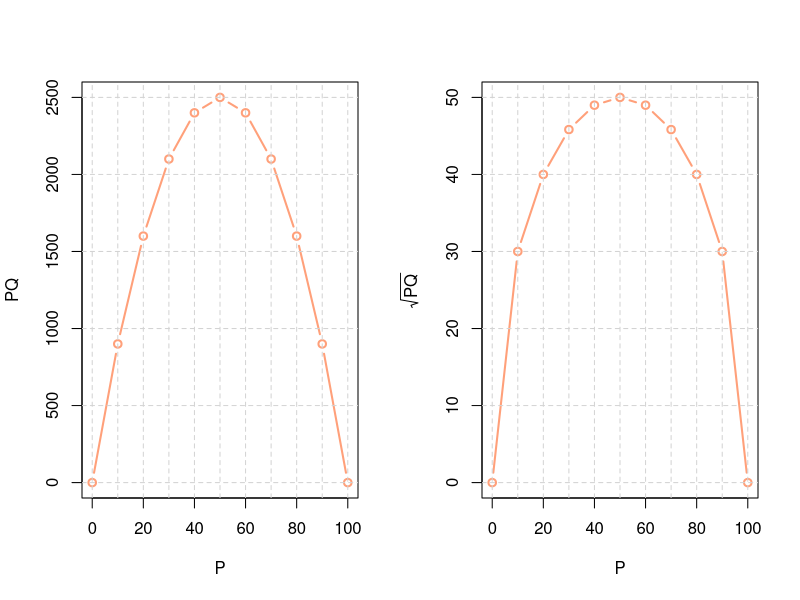
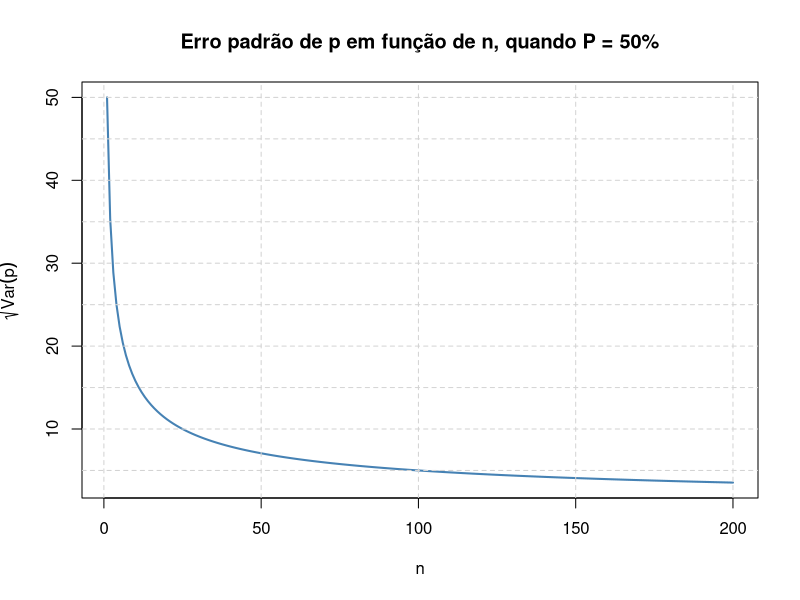
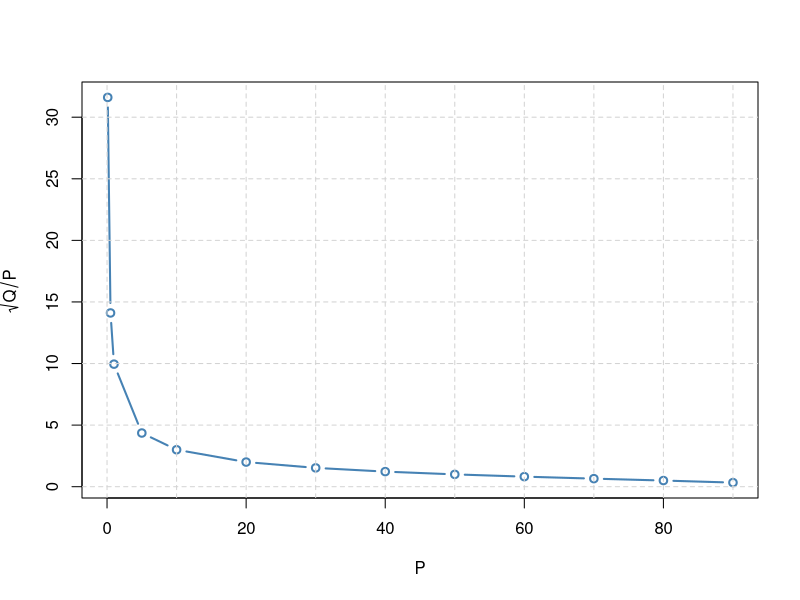
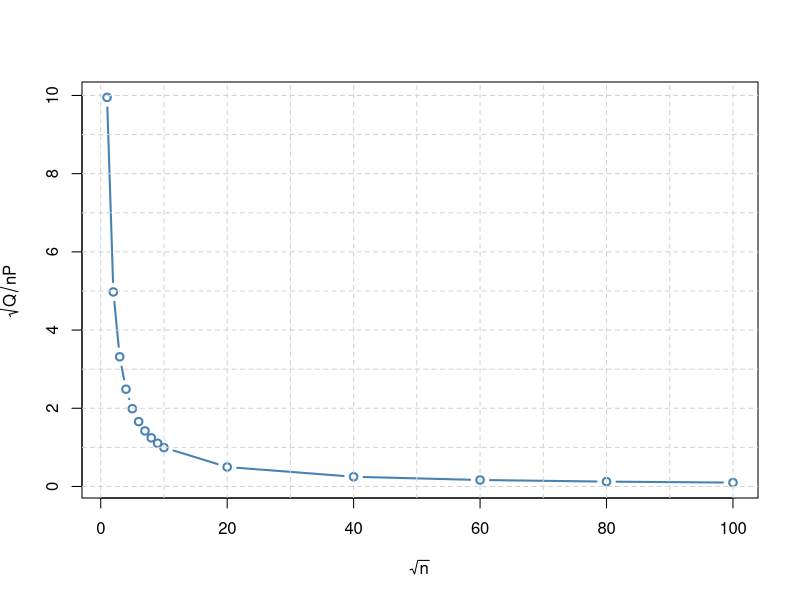
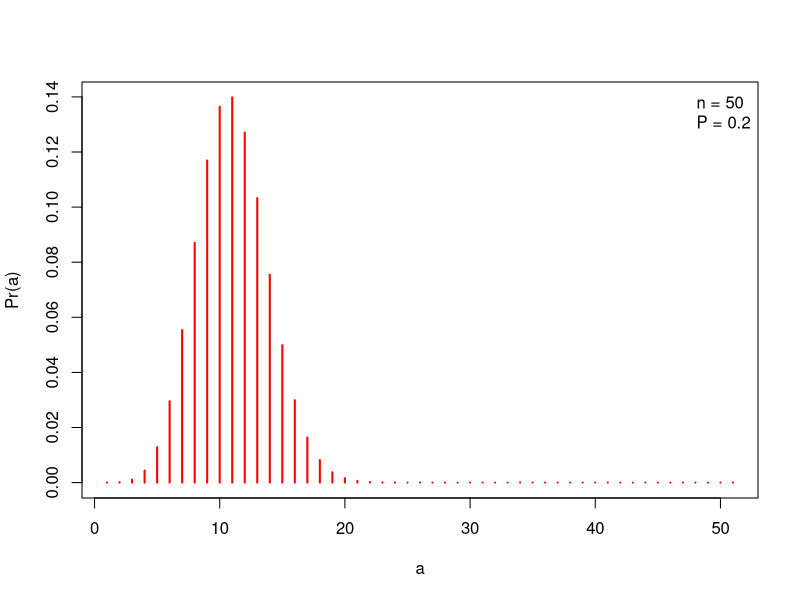
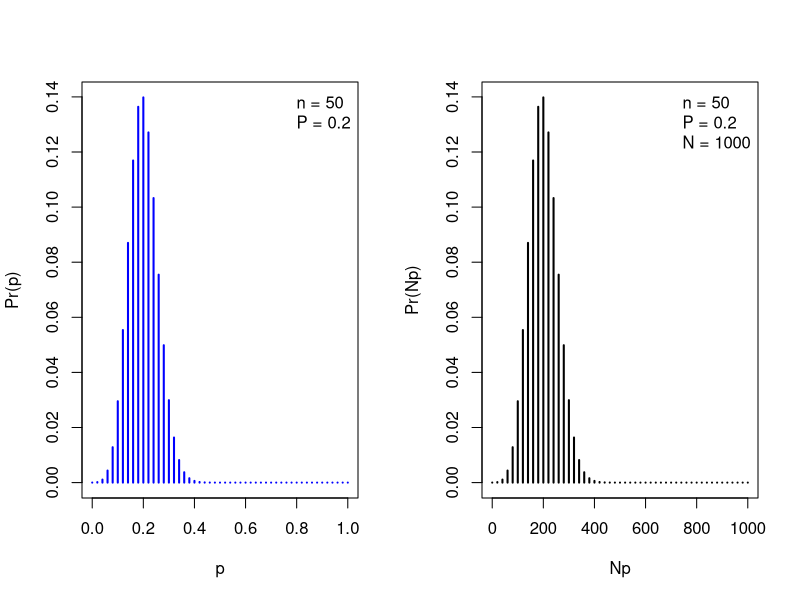
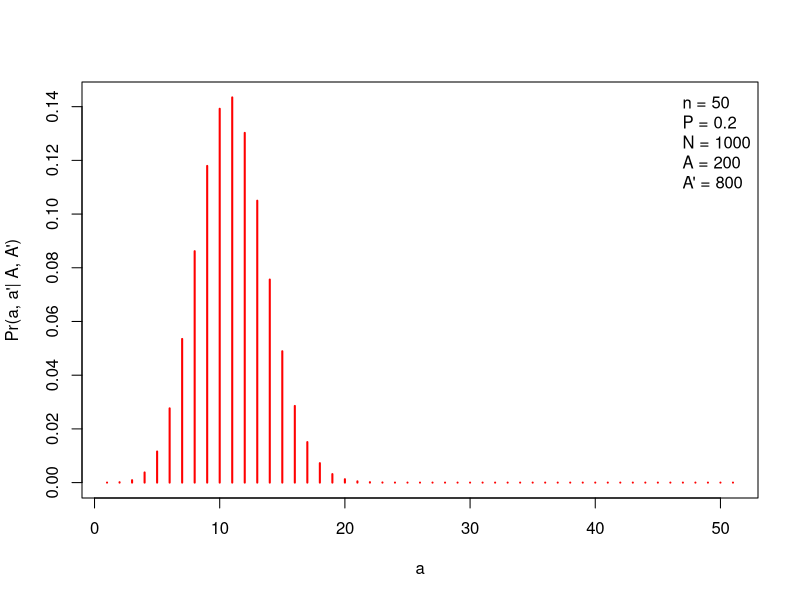
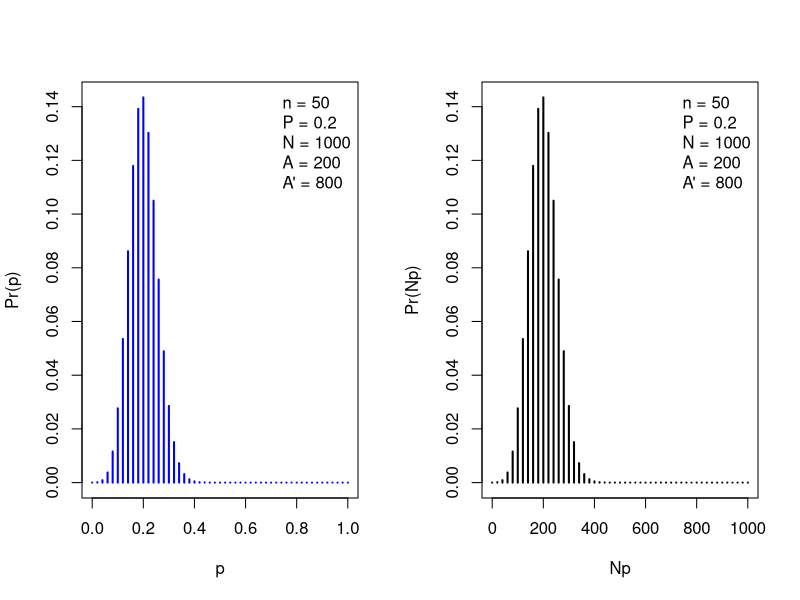

These figures' R source, in order:
## ----echo=FALSE, eval=TRUE, message=FALSE, warning=FALSE, fig.align='center', out.width='100%'----

P <- seq(from = 0, to = 100, by = 10)
Q <- 100 - P
PQ <- P*Q
sqrtPQ <- sqrt(PQ)

par(mfrow = c(1,2))
plot(P, PQ, type = "b", lwd = 2, col = "lightsalmon")
abline(h = seq(0, 2500, by = 500), v = P, col = "lightgrey", lty = 2)
plot(P, sqrtPQ, type = "b", lwd = 2, col = "lightsalmon", ylab = expression(sqrt(PQ)))
abline(h = seq(0, 50, by = 10), v = P, col = "lightgrey", lty = 2)
par(mfrow = c(1,1))



## ----echo=FALSE, eval=TRUE, message=FALSE, warning=FALSE, fig.align='center', out.width='100%'----

n <- 1:200
P <- 50
Q <- 100 - P
ep <- sqrt((P*Q)/n)

plot(n, ep,
     type = "l",
     lwd = 2,
     col = "steelblue",
     ylab = expression(sqrt(hat(Var)(p))),
     main = "Erro padrão de p em função de n, quando P = 50%")
abline(h = seq(0, 50, by = 5), v = seq(0, 200, by = 50), col = "lightgrey", lty = 2)



## ----echo=FALSE, eval=TRUE, message=FALSE, warning=FALSE, fig.align='center', out.width='100%'----

P <- c(0, 0.1, 0.5, 1, 5, seq(from = 10, to = 90, by = 10))
Q <- 100 - P
cv <- sqrt(Q/P)

plot(P, cv,
     type = "b",
     lwd = 2,
     col = "steelblue",
     ylab = expression(sqrt(Q/P)))
abline(h = seq(0, 30, by = 5),
       v = seq(from = 0, to = 90, by = 10),
       col = "lightgrey", lty = 2)



## ----echo=FALSE, eval=TRUE, message=FALSE, warning=FALSE, fig.align='center', out.width='100%'----

raiz.n <- c(1:10, seq(20, 100, by = 20))
P <- 1
Q <- 100 - P
cv <- sqrt(Q/P) * (1/raiz.n)

plot(raiz.n, cv,
     type = "b",
     lwd = 2,
     col = "steelblue",
     xlab = expression(sqrt(n)),
     ylab = expression(sqrt(Q/nP)))
abline(h = seq(0, 10, by = 1),
       v = seq(from = 0, to = 100, by = 10),
       col = "lightgrey", lty = 2)





## ----echo=FALSE, eval=TRUE, message=FALSE, warning=FALSE, fig.align='center', out.width='100%'----

plot(dbinom(x = 0:50, size = 50, prob = 0.2),
     type = "h",
     lwd = 2,
     col = "red",
     xlab = "a",
     ylab = "Pr(a)")
legend("topright", legend = c("n = 50", "P = 0.2"), bty = "n")



## ----echo=FALSE, eval=TRUE, message=FALSE, warning=FALSE, fig.align='center', out.width='80%'----

par(mfrow = c(1,2))

plot(x = (0:50)/50,
  y = dbinom(x = 0:50, size = 50, prob = 0.2),
     type = "h",
  lwd = 2,
     col = "blue",
     xlab = "p",
     ylab = "Pr(p)")
legend("topright", legend = c("n = 50", "P = 0.2"), bty = "n")

plot(x = (1000*(0:50))/50,
     y = dbinom(x = 0:50, size = 50, prob = 0.2),
     lwd = 2,
     type = "h",
     col = "black",
     xlab = "Np",
     ylab = "Pr(Np)")
legend("topright", legend = c("n = 50", "P = 0.2", "N = 1000"), bty = "n")

par(mfrow = c(1,1))





## ----echo=FALSE, eval=TRUE, message=FALSE, warning=FALSE, fig.align='center', out.width='100%'----

plot(dhyper(k = 50, m = 200, n = 800, x = 0:50),
     type = "h",
     lwd = 2,
     col = "red",
     xlab = "a",
     ylab = "Pr(a, a'| A, A')")
legend("topright",
       legend = c("n = 50", "P = 0.2", "N = 1000", "A = 200", "A' = 800"),
       bty = "n")



## ----echo=FALSE, eval=TRUE, message=FALSE, warning=FALSE, fig.align='center', out.width='100%'----

par(mfrow = c(1,2))

plot(x = (0:50)/50,
     y = dhyper(k = 50, m = 200, n = 800, x = 0:50),
     type = "h",
     lwd = 2,
     col = "blue",
     xlab = "p",
     ylab = "Pr(p)")
legend("topright",
       legend = c("n = 50", "P = 0.2", "N = 1000", "A = 200", "A' = 800"),
       bty = "n")

plot(x = (1000*(0:50))/50,
     y = dhyper(k = 50, m = 200, n = 800, x = 0:50),
     lwd = 2,
     type = "h",
     col = "black",
     xlab = "Np",
     ylab = "Pr(Np)")
legend("topright",
       legend = c("n = 50", "P = 0.2", "N = 1000", "A = 200", "A' = 800"),
       bty = "n")

par(mfrow = c(1,1))


## ----echo=FALSE, eval=TRUE, message=FALSE, warning=FALSE, fig.align='center', out.width='100%'----

plot(x = (0:50)/50,
     y = dhyper(k = 50, m = 200, n = 800, x = 0:50),
     type = "h",
     xlim = c(0, 0.5),
     lwd = 2,
     col = "blue",
     xlab = "p",
     ylab = "Pr(p)",
     main = "n = 50, P = 0.2, N = 1000, A = 200, A' = 800, f = 0.05")
lines(x = (0:50)/50,
      y = dbinom(x = 0:50, size = 50, prob = 0.2),
      type = "h",
      lwd = 1,
      lty = 2,
      col = "red")
legend("topright",
       lty = c(1, 2),
       lwd = c(2, 1),
       col = c("blue", "red"),
       legend = c("Hipergeométrica", "Binomial"),
       bty = "n")



## ----echo=FALSE, eval=TRUE, message=FALSE, warning=FALSE, fig.align='center', out.width='100%'----

plot(x = (0:400)/400,
     y = dhyper(k = 400, m = 200, n = 800, x = 0:400),
     type = "h",
     lwd = 2,
     xlim = c(0.1, 0.3),
     col = "blue",
     xlab = "p",
     ylab = "Pr(p)",
     main = "n = 400, P = 0.2, N = 1000, A = 200, A' = 800, f = 0.4")
lines(x = (0:400)/400,
      y = dbinom(x = 0:400, size = 400, prob = 0.2),
      type = "h",
      lwd = 1,
      lty = 2,
      col = "red")
legend("topright",
       lty = c(1, 2),
       lwd = c(2, 1),
       col = c("blue", "red"),
       legend = c("Hipergeométrica", "Binomial"),
       bty = "n")


